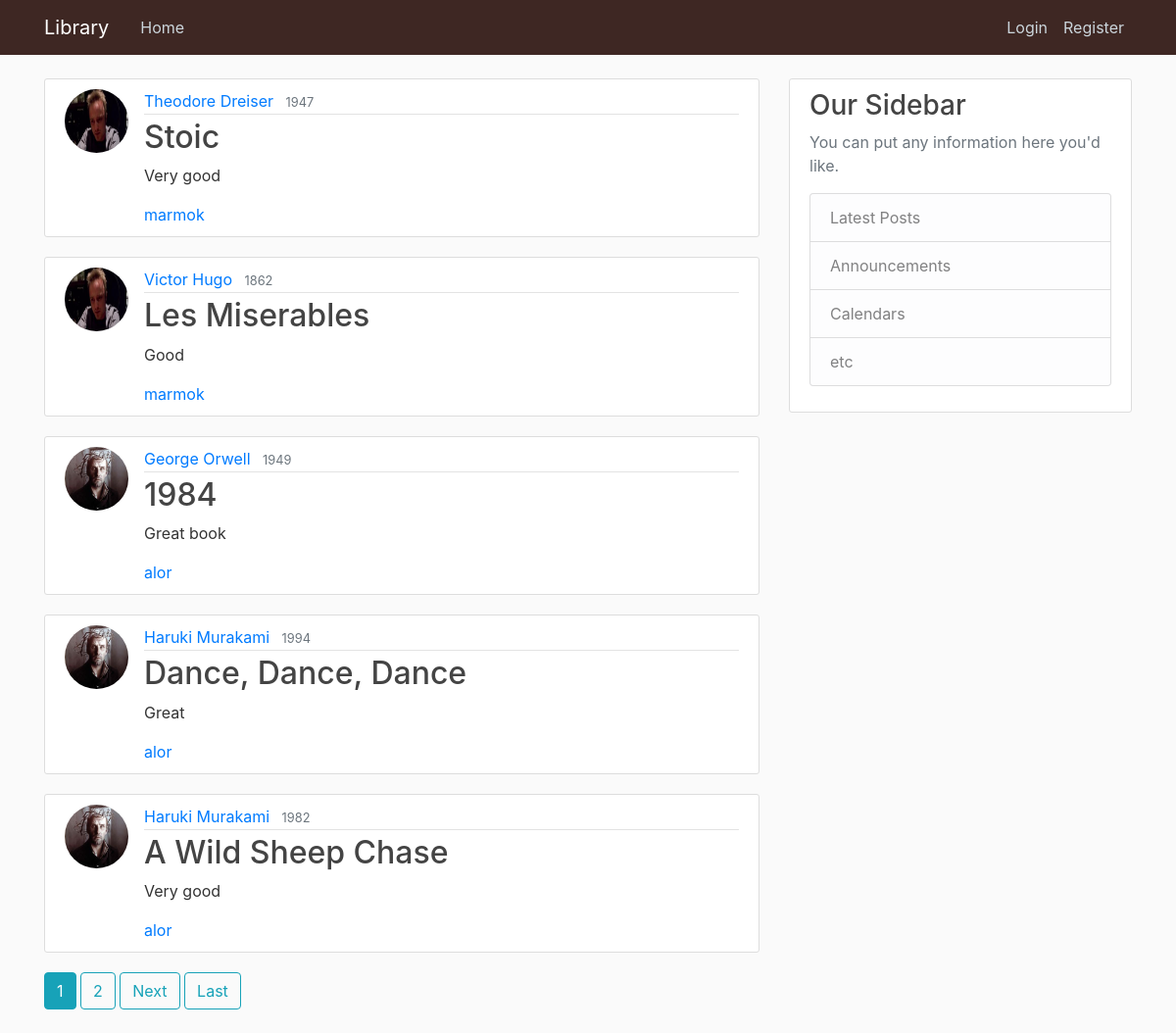
The page / on the database its author committed.
### meh/models.py (models this page shows, shortened)
class Book(models.Model):
    title = models.CharField(max_length=100)
    author = models.CharField(max_length=100)
    year = models.CharField(max_length=7)
    about = models.TextField()
    username = models.ForeignKey(User, on_delete=models.CASCADE)
    author_url = models.CharField(max_length=100, blank=True, editable=False)

### users/models.py (models this page shows, shortened)
class Profile(models.Model):
    user = models.OneToOneField(User, on_delete=models.CASCADE)
    image = models.ImageField(default='default.jpg', upload_to="profile_pics")

### meh/views.py (the view)
# urls.py: path('', BookListView.as_view(), name="meh-home"),
class BookListView(ListView):
    model = Book
    template_name = "meh/books.html"
    context_object_name = 'books'
    ordering = ['-id']
    paginate_by = 5

### meh/templates/meh/books.html (shortened to what this page needs)
{% extends "meh/base.html" %}
{% block content %}
    {% for book in books %}
        <article class="media content-section">
            <img class="rounded-circle article-img" src="{{ book.username.profile.image.url }}">
            <div class="media-body">
                <div class="article-metadata">
                    <a class="mr-2" href="{% url 'author-detail' book.author_url %}">{{ book.author }}</a>
                    <small class="text-muted">{{ book.year }}</small>
                </div>
                <h2><a class="article-title" href="{% url 'book-detail' book.id %}">{{ book.title }}</a></h2>
                <p class="article-content">{{ book.about }}</p>
                <a class="mr-2" href="{% url 'user-books' book.username %}">{{ book.username }}</a>
            </div>
        </article>
    {% endfor %}
    {% if is_paginated %}
        {% for num in page_obj.paginator.page_range %}
            {% if page_obj.number == num %}
                <a class="btn btn-info mb-4" href="?page={{ num }}">{{ num }}</a>
            {% elif num > page_obj.number|add:'-3' and num < page_obj.number|add:'3' %}
                <a class="btn btn-outline-info mb-4" href="?page={{ num }}">{{ num }}</a>
            {% endif %}
        {% endfor %}
        {% if page_obj.has_next %}
            <a class="btn btn-outline-info mb-4" href="?page={{ page_obj.next_page_number }}">Next</a>
            <a class="btn btn-outline-info mb-4" href="?page={{ page_obj.paginator.num_pages }}">Last</a>
        {% endif %}
    {% endif %}
{% endblock content %}

### meh/static/meh/main.css (style rules this page uses)
body { background: #fafafa; color: #333333; margin-top: 5rem; }
h1, h2, h3, h4, h5, h6 { color: #444444; }
.content-section { background: #ffffff; padding: 10px 20px; border: 1px solid #dddddd; border-radius: 3px; margin-bottom: 20px; }
.article-title { color: #444444; }
.article-content { white-space: pre-line; }
.article-img { height: 65px; width: 65px; margin-right: 16px; }
.article-metadata { padding-bottom: 1px; margin-bottom: 4px; border-bottom: 1px solid #e3e3e3 }

### rows shown on the page
Book: username.profile.image (placeholder picture), author "Theodore Dreiser", year "1947", title "Stoic", about "Very good", username "marmok"
Book: username.profile.image (placeholder picture), author "Victor Hugo", year "1862", title "Les Miserables", about "Good", username "marmok"
Book: username.profile.image (picture), author "George Orwell", year "1949", title "1984", about "Great book", username "alor"
Book: username.profile.image (picture), author "Haruki Murakami", year "1994", title "Dance, Dance, Dance", about "Great", username "alor"
Book: username.profile.image (picture), author "Haruki Murakami", year "1982", title "A Wild Sheep Chase", about "Very good", username "alor"

### other values the page prints
{{ num }} "1"
{{ num }} "2"
